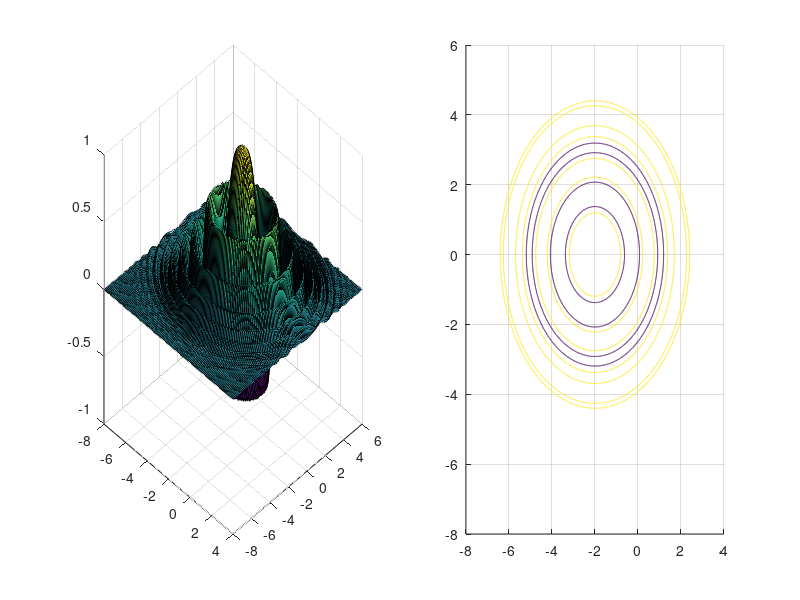

This figure's MATLAB source:
clear all;
z = @(x) x(1)^2 + x(2)^2 + 4*x(1) + 4;
costfunc = @(x) exp(-0.1 * z(x))*cos(z(x));
%поиск глобального максимума
X = fminsearch(costfunc, [0, 0]);
%исследование поведения функции в районе экстремума

figure('color','white');
subplot(1,2,1);
grid on; hold on;
x1 = -8:0.1:4; x2 = -8:0.1:6;
[X1,X2] = meshgrid(x1,x2);
Z = exp(-0.1 * (X1.^2 + X2.^2 + 4*X1 + 4)).*cos((X1.^2 + X2.^2 + 4*X1 + 4)); 
surf(X1,X2,Z);
view(45, 30);

subplot(1,2,2);
grid on; hold on;
x1 = -8:0.01:4; x2 = -8:0.01:6;
[X1,X2] = meshgrid(x1,x2);
Z = exp(-0.1 * (X1.^2 + X2.^2 + 4*X1 + 4)).*cos((X1.^2 + X2.^2 + 4*X1 + 4)); 
contour(X1,X2,Z,[X(1) X(2) 20]);
